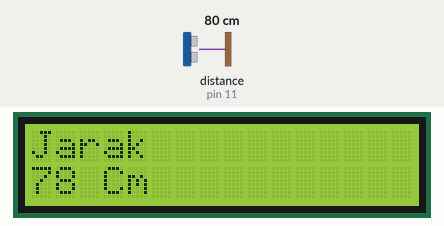
This sketch was run on a simulated Arduino Uno, built with avr-gcc and run on an emulated ATmega328P. Parts: 16×2 character LCD. Wiring (inferred from the names in the program): ultrasonic range finder: trigger pin 12; echo pin 11. Inputs (shaded band) come from the test bench; at power-on: distance to the obstacle (sensor on pin 11) 80 cm. The echo pulse lasts 58.3 µs per cm; what the sketch prints to the serial monitor is not drawn.

Above: at 4.2 s.
4.3 s: distance to the obstacle (sensor on pin 11) set to 2 cm
At 6.1 s:
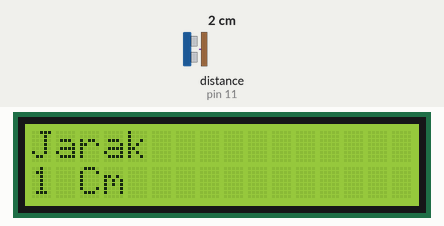
6.5 s: distance to the obstacle (sensor on pin 11) set to 4 cm
At 7.9 s:
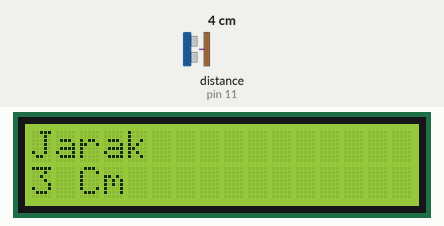
8.5 s: distance to the obstacle (sensor on pin 11) set to 9 cm
At 9.8 s:
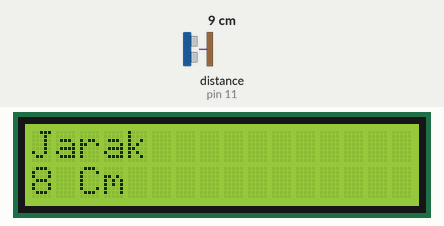
Timing chart, 0 to 11.5 s (numbered marks = the images above; inputs shaded):
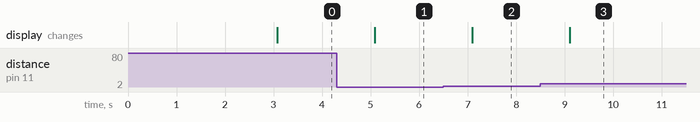

The sketch:

skettotal.ino
```cpp
#include <LiquidCrystal.h>
LiquidCrystal lcd(2, 3, 4,5, 6, 7);
const int TRIG_PIN = 12;// pin triger sensor ultrasonic di koneksikan ke pin 12 pada arduino
const int ECHO_PIN = 11;// pin echo sensor ultrasonic di koneksikan ke pin 11 pada arduino

void setup() {
  // initialize serial communication:
  Serial.begin(9600);

  pinMode(TRIG_PIN,OUTPUT);
  pinMode(ECHO_PIN,INPUT);
  lcd.begin(16, 2);
  lcd.setCursor(0, 0);
  lcd.setCursor(0, 1);
  lcd.print("Ultrasonic ");
delay(3000);

}

void loop()
{
   long duration, distanceCm;

  // Give a short LOW pulse beforehand to ensure a clean HIGH pulse:
  digitalWrite(TRIG_PIN, LOW);
  delayMicroseconds(2);
  digitalWrite(TRIG_PIN, HIGH);
  delayMicroseconds(10);
  digitalWrite(TRIG_PIN, LOW);

  duration = pulseIn(ECHO_PIN,HIGH);

  // convert the time into a distance
  // 340 m/s--> dalam satu detik jarak tempuh adalah 340 meter,
  //1/10 detik untuk 34 meter,
  //1/100 detik (10 /1000 detik (baca 10 mili detik))untuk 3,4 meter
  // 1/1000 detik baca 1 mili detik untuk jarak 0,34 meter (34cm)

 // jadi untuk menempuh jarak 1 cm --> (1/100 meter) diperlukan waktu sebanyak :
  //29.1 ųs/cm
  distanceCm = duration / 29.41 / 2 ;

  if (distanceCm <= 0){
    Serial.println("Out of range");
  }
  else {
    Serial.print("Sensor Mendeteksi Jarak :");
    Serial.print(distanceCm);
    Serial.println(" CM");
  lcd.clear();
  lcd.setCursor(0, 0);
  lcd.print("Jarak");
  lcd.setCursor(0, 1);
  lcd.print(distanceCm);
  lcd.print(" Cm ");

  }
  delay(1000);
}
```

Measured:
- after the input at 4.3 s, the display: changes after 0.79 s (image 1)
- after the input at 6.5 s, the display: changes after 0.60 s (image 2)
- after the input at 8.5 s, the display: changes after 0.61 s (image 3)
